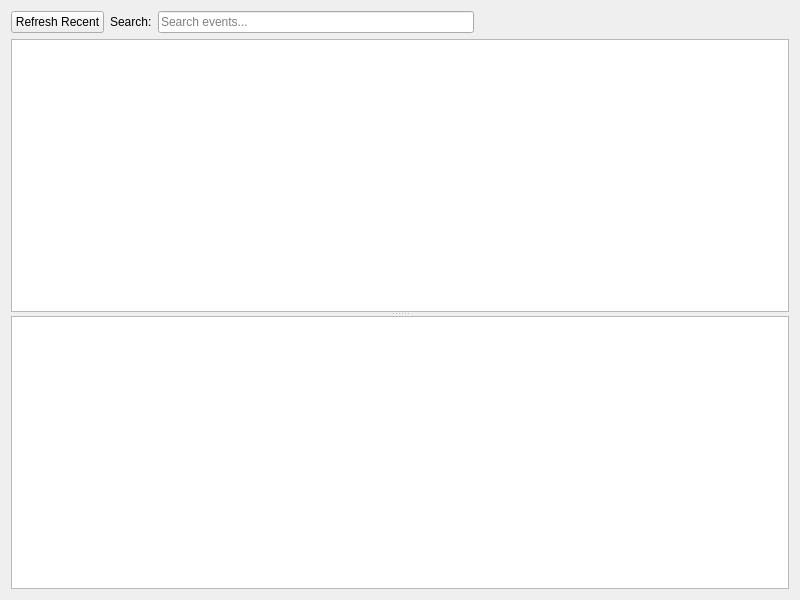
<?xml version="1.0" encoding="UTF-8"?>
<ui version="4.0">
 <class>EventsReadingsView</class>
 <widget class="QWidget" name="EventsReadingsView">
  <property name="geometry">
   <rect>
    <x>0</x>
    <y>0</y>
    <width>800</width>
    <height>600</height>
   </rect>
  </property>
  <layout class="QVBoxLayout" name="verticalLayout">
   <item>
    <layout class="QHBoxLayout" name="toolbar">
     <item>
      <widget class="QPushButton" name="btnRefresh">
       <property name="text">
        <string>Refresh Recent</string>
       </property>
      </widget>
     </item>
     <item>
      <widget class="QLabel" name="labelSearch">
       <property name="text">
        <string>Search:</string>
       </property>
      </widget>
     </item>
     <item>
      <widget class="QLineEdit" name="searchEdit">
       <property name="placeholderText">
        <string>Search events...</string>
       </property>
      </widget>
     </item>
     <item>
      <spacer name="horizontalSpacer">
       <property name="orientation">
        <enum>Qt::Horizontal</enum>
       </property>
       <property name="sizeHint" stdset="0">
        <size>
         <width>40</width>
         <height>20</height>
        </size>
       </property>
      </spacer>
     </item>
    </layout>
   </item>
   <item>
    <widget class="QSplitter" name="splitter">
     <property name="orientation">
      <enum>Qt::Vertical</enum>
     </property>
     <widget class="QTableView" name="eventsTable">
      <property name="selectionBehavior">
       <enum>QAbstractItemView::SelectRows</enum>
      </property>
      <attribute name="horizontalHeaderStretchLastSection">
       <bool>true</bool>
      </attribute>
     </widget>
     <widget class="QTableView" name="readingsTable">
      <property name="selectionBehavior">
       <enum>QAbstractItemView::SelectRows</enum>
      </property>
      <attribute name="horizontalHeaderStretchLastSection">
       <bool>true</bool>
      </attribute>
     </widget>
    </widget>
   </item>
  </layout>
 </widget>
 <resources/>
 <connections/>
</ui>
